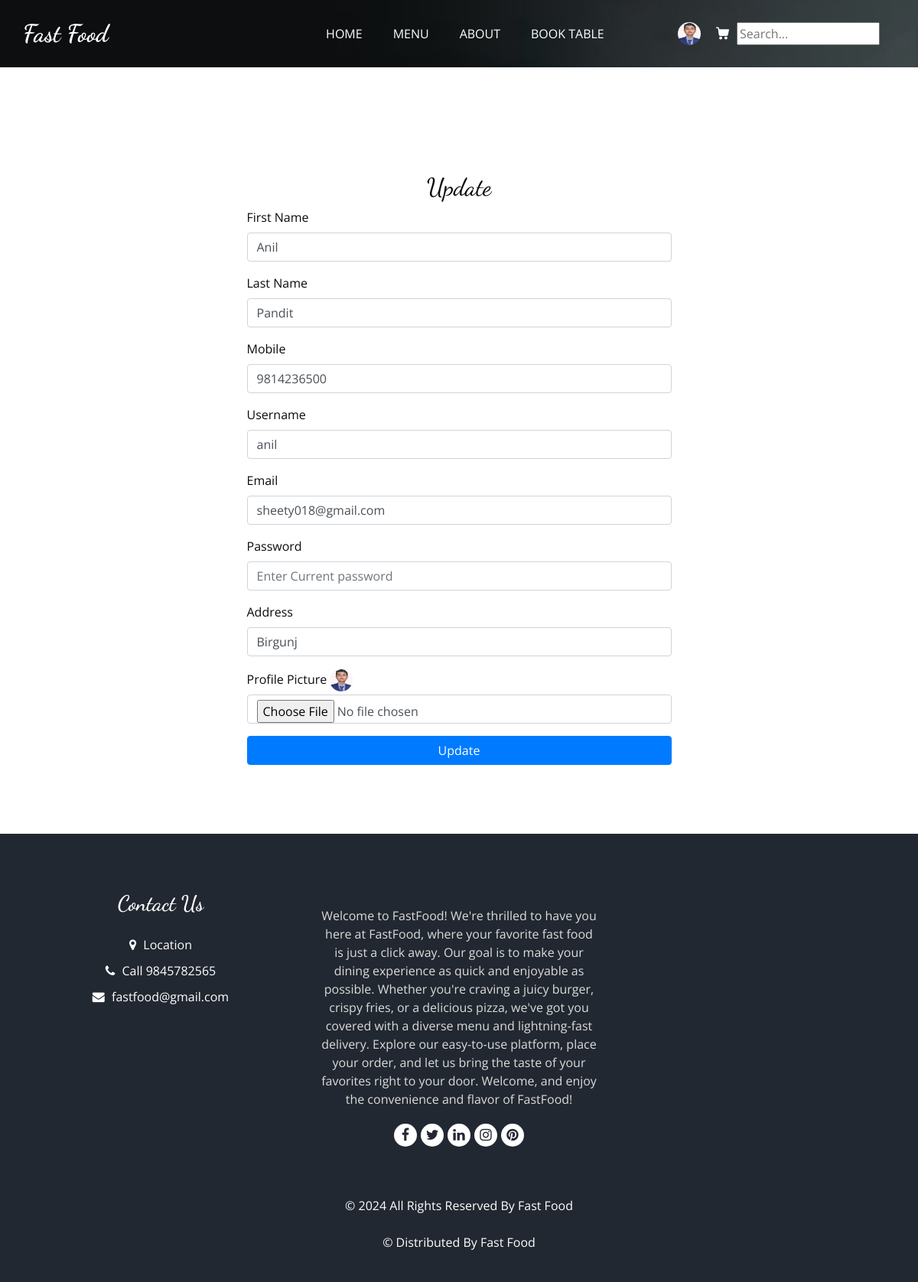
/user/updateprofile (signed in), run on the app's committed database.
### food/models.py (models this page shows, shortened)
class SystemSetting(models.Model):
    name = models.CharField(max_length=150)
    address = models.CharField(max_length=250)
    slogan = models.CharField(max_length=300)
    about = models.TextField(blank=True,null=True)
    email = models.EmailField()
    phone = models.CharField(max_length=15)
    logo = models.ImageField(upload_to='sys')
    location = models.URLField(blank=True,null=True)
    youtube = models.URLField(blank=True,null=True)
    instagram = models.URLField(blank=True,null=True)

### useraccount/models.py (models this page shows, shortened)
class User(AbstractUser):
    address = models.TextField()
    mobile = models.CharField(max_length=15)
    profile = models.ImageField(upload_to='profiles')

### useraccount/views.py (the view, shortened to what this page needs)
# urls.py: path('updateprofile',views.UpdateProfile, name='updatep'),
@login_required(login_url='login')
def UpdateProfile(request):
    return render(request,'user/update.html')

### food/context_processors.py (called while the page is built)
def System(request):
    sys = SystemSetting.objects.first()
    return {'sys':sys}

def OfferView(request):
    offers = Offer.objects.filter(status = True)[:4]
    for off in offers:
        discounted_price = off.food.price * (Decimal(1) - Decimal(off.discount) / Decimal(100))
        off.discounted_price = round(discounted_price, 2)
    return {'offers':offers}

### templates/user/update.html (shortened to what this page needs)
{% extends "master.html" %}
{% load static %}
{% block header %}
{% include "header2.html" %}
{% endblock header %}
{% block content %}
  <section class="food_section layout_padding">
    <div class="container mt-5">
        <div class="row justify-content-center">
            <div class="col-md-6">
                <h2 class="text-center">Update</h2>
                <form method ="POST" enctype="multipart/form-data">
                    <div class="form-group">
                        <label for="username">First Name</label>
                        <input type="text" class="form-control" name="fn" placeholder="Enter First Name" value="{{user.first_name}}">
                    </div>
                    <div class="form-group">
                        <label for="username">Last Name</label>
                        <input type="text" class="form-control" name="ln" placeholder="Enter Last Name" value="{{user.last_name}}">
                    </div>
                    <div class="form-group">
                        <label for="username">Mobile</label>
                        <input type="text" class="form-control" name="mobile" placeholder="Enter Mobile number" value="{{user.mobile}}">
                    </div>
                    <div class="form-group">
                        <label for="username">Username</label>
                        <input type="text" class="form-control" name="un" placeholder="Enter username" value="{{user.username}}">
                    </div>
                    <div class="form-group">
                        <label for="email">Email</label>
                        <input type="email" class="form-control" name="email" placeholder="Enter email" value="{{user.email}}">
                    </div>
                    <div class="form-group">
                        <label for="password">Password</label>
                        <input type="password" class="form-control" name="password" placeholder="Enter Current password">
                    </div>
                    <div class="form-group">
                        <label for="username">Address</label>
                        <input type="text" class="form-control" name="address" placeholder="Enter Address" value="{{user.address}}">
                    </div>
                    <div class="form-group">
                        <label for="username">Profile Picture</label>
                        <a href="{{user.profile.url}}" target ="_blank"><img src="{{user.profile.url}}" height='30px' width='30px' class="rounded-circle" height="100" width="100"></a>
                        <input type="file" class="form-control" name="image" placeholder="Enter pp">
                    </div>
                    <button type="submit" class="btn btn-primary btn-block">Update</button>
                </form>
            </div>
        </div>
    </div>
  </section>
{% endblock content %}

### templates/master.html (shortened to what this page needs)
{% load static %}
<!DOCTYPE html>
<html>
<head>
  <link rel="stylesheet" type="text/css" href="{% static "css/bootstrap.css" %}" />
  <link rel="stylesheet" type="text/css" href="https://cdnjs.cloudflare.com/ajax/libs/OwlCarousel2/2.3.4/assets/owl.carousel.min.css" />
  <link rel="stylesheet" href="https://cdnjs.cloudflare.com/ajax/libs/jquery-nice-select/1.1.0/css/nice-select.min.css" />
  <link href="{% static "css/font-awesome.min.css" %}" rel="stylesheet" />
  <link href="{% static "css/style.css" %}" rel="stylesheet" />
  <link href="{% static "css/responsive.css" %}" rel="stylesheet" />
  <link href="{% static "css/drop.css" %}" rel="stylesheet" />
</head>
<body>
{% block header %}
{% endblock header %}
{% block content %}
{% endblock content %}
  <footer class="footer_section">
    <div class="container">
      <div class="row">
        <div class="col-md-4 footer-col">
          <div class="footer_contact">
            <h4>
              Contact Us
            </h4>
            <div class="contact_link_box">
              <a href="">
                <i class="fa fa-map-marker" aria-hidden="true"></i>
                <span>
                  Location
                </span>
              </a>
              <a href="">
                <i class="fa fa-phone" aria-hidden="true"></i>
                <span>
                  Call {{sys.phone}}
                </span>
              </a>
              <a href="">
                <i class="fa fa-envelope" aria-hidden="true"></i>
                <span>
                  {{sys.email}}
                </span>
              </a>
            </div>
          </div>
        </div>
        <div class="col-md-4 footer-col">
          <div class="footer_detail">
            <p>
              {{sys.about}}
            </p>
            <div class="footer_social">
              <a href="">
                <i class="fa fa-facebook" aria-hidden="true"></i>
              </a>
              <a href="">
                <i class="fa fa-twitter" aria-hidden="true"></i>
              </a>
              <a href="">
                <i class="fa fa-linkedin" aria-hidden="true"></i>
              </a>
              <a href="">
                <i class="fa fa-instagram" aria-hidden="true"></i>
              </a>
              <a href="">
                <i class="fa fa-pinterest" aria-hidden="true"></i>
              </a>
            </div>
          </div>
        </div>
      </div>
      <div class="footer-info">
        <p>
          &copy; <span id="displayYear"></span> All Rights Reserved By
          <a href="">{{sys.name}}</a><br><br>
          &copy;  Distributed By
          <a href="" target="_blank">{{sys.name}}</a>
        </p>
      </div>
    </div>
  </footer>
</body>
</html>

### templates/header2.html (shortened to what this page needs)
{% load static %}
<body class="sub_page">
  <div class="hero_area">
    <div class="bg-box">
      <img src="{% static "images/hero-bg.jpg" %}" alt="">
    </div>
    <header class="header_section">
      <div class="container">
        <nav class="navbar navbar-expand-lg custom_nav-container ">
          <a class="navbar-brand" href="{% url 'home'%}">
            <span>
              {{sys.name}}
            </span>
          </a>
          <div class="collapse navbar-collapse" id="navbarSupportedContent">
            <ul class="navbar-nav  mx-auto ">
              <li class="nav-item">
                <a class="nav-link" href="{% url 'home'%}">Home </a>
              </li>
              <li class="nav-item ">
                <a class="nav-link" href="{% url 'menu'%}">Menu <span class="sr-only">(current)</span> </a>
              </li>
              <li class="nav-item">
                <a class="nav-link" href="{% url 'about'%}">About</a>
              </li>
              <li class="nav-item">
                <a class="nav-link" href="{% url 'restaurant'%}">Book Table</a>
              </li>
            </ul>
            <div class="user_option">
              <div class="user-menu">
                <a href="#" class="user_link">
                  {% if user.is_authenticated %}
                    {% if user.profile and user.profile.url %}
                      <img src="{{ user.profile.url }}" height="30px" width="30px" class="rounded-circle" height="100" width="100">
                    {% else %}
                      <i class="fa fa-user" aria-hidden="true"></i>
                    {% endif %}
                    {% else %}
                  <i class="fa fa-user" aria-hidden="true"></i>
                  {% endif %}
              </div>
              {% if user.is_authenticated %}
              <a class="cart_link" href="{% url 'order' %}">
              </a>
              {% endif %}
              <form class="form-inline" method="GET" action="{% url 'menu' %}">
                <input type="text" name="search" value="{{ search }}" placeholder="Search...">
              </form>
            </div>
          </div>
        </nav>
      </div>
    </header>
  </div>

### static/css/style.css (style rules this page uses)
body { font-family: "Open Sans", sans-serif; color: #0c0c0c; background-color: #ffffff; overflow-x: hidden; }
.layout_padding { padding: 90px 0; }
h1, h2 { font-family: 'Dancing Script', cursive; }
a, a:hover, a:focus { text-decoration: none; }
.btn, .btn:focus { outline: none !important; -webkit-box-shadow: none; box-shadow: none; }
.hero_area { position: relative; min-height: 100vh; display: -webkit-box; display: -ms-flexbox; display: flex; -webkit-box-orient: vertical; -webkit-box-direction: normal; -ms-flex-direction: column; flex-direction: column; }
.bg-box { position: absolute; top: 0; left: 0; width: 100%; height: 100%; }
.bg-box img { width: 100%; height: 100%; -o-object-fit: cover; object-fit: cover; }
.sub_page .hero_area { min-height: auto; }
.sub_page .hero_area .bg-box { position: absolute; top: 0; left: 0; width: 100%; height: 100%; }
.sub_page .hero_area .bg-box img { width: 100%; height: 100%; -o-object-fit: cover; object-fit: cover; -o-object-position: right top; object-position: right top; }
.header_section { padding: 15px 0; }
.navbar-brand { font-family: 'Dancing Script', cursive; }
.navbar-brand span { font-weight: bold; font-size: 32px; color: #ffffff; }
.custom_nav-container { padding: 0; }
.custom_nav-container .navbar-nav { padding-left: 18%; }
.custom_nav-container .navbar-nav .nav-item .nav-link { padding: 5px 20px; color: #ffffff; text-align: center; text-transform: uppercase; border-radius: 5px; -webkit-transition: all 0.3s; transition: all 0.3s; }
.user_option { display: -webkit-box; display: -ms-flexbox; display: flex; -webkit-box-align: center; -ms-flex-align: center; align-items: center; }
.user_option a { margin: 0 10px; }
.user_option .user_link { color: #ffffff; }
.user_option .cart_link { display: -webkit-box; display: -ms-flexbox; display: flex; -webkit-box-pack: center; -ms-flex-pack: center; justify-content: center; -webkit-box-align: center; -ms-flex-align: center; align-items: center; }
.user_option .cart_link svg { width: 17px; height: auto; fill: #ffffff; margin-bottom: 2px; }
.footer_section { background-color: #222831; color: #ffffff; padding: 75px 0 40px 0; text-align: center; }
.footer_section h4 { font-size: 28px; }
.footer_section h4, .footer_section .footer-logo { font-weight: 600; margin-bottom: 20px; font-family: 'Dancing Script', cursive; }
.footer_section p { color: #dbdbdb; }
.footer_section .footer-col { margin-bottom: 30px; }
.footer_section .footer_contact .contact_link_box { display: -webkit-box; display: -ms-flexbox; display: flex; -webkit-box-orient: vertical; -webkit-box-direction: normal; -ms-flex-direction: column; flex-direction: column; }
.footer_section .footer_contact .contact_link_box a { margin: 5px 0; color: #ffffff; }
.footer_section .footer_contact .contact_link_box a i { margin-right: 5px; }
.footer_section .footer_social { display: -webkit-box; display: -ms-flexbox; display: flex; -webkit-box-pack: center; -ms-flex-pack: center; justify-content: center; margin-top: 20px; margin-bottom: 10px; }
.footer_section .footer_social a { display: -webkit-box; display: -ms-flexbox; display: flex; -webkit-box-pack: center; -ms-flex-pack: center; justify-content: center; -webkit-box-align: center; -ms-flex-align: center; align-items: center; color: #222831; width: 30px; height: 30px; border-radius: 100%; background-color: #ffffff; border-radius: 100%; margin: 0 2.5px; font-size: 18px; }
.footer_section .footer-info { text-align: center; margin-top: 25px; }
.footer_section .footer-info p { color: #ffffff; margin: 0; }
.footer_section .footer-info p a { color: inherit; }

### static/css/responsive.css (style rules this page uses)
@media (min-width: 1200px) { .container { max-width: 1170px; } }

### static/css/drop.css (style rules this page uses)
.user-menu { position: relative; display: inline-block; }
.dropdown-content a { color: black; padding: 12px 16px; text-decoration: none; display: block; }

### data on the page
SystemSetting: name "Fast Food", phone "9845782565", email "fastfood@gmail.com", about "Welcome to FastFood! We're thrilled to have you here at FastFood, where your favorite fast food is just a click away. Our goal is to make your dining experience as quick and enjoyable as possible. Whether you're craving a juicy burger, crispy fries, or a delicious pizza, we've got you covered with a diverse menu and lightning-fast delivery. Explore our easy-to-use platform, place your order, and let us bring the taste of your favorites right to your door. Welcome, and enjoy the convenience and flavor of FastFood!"
User: profile (picture), fn "Anil", ln "Pandit", mobile "9814236500", un "anil", email "sheety018@gmail.com", address "Birgunj"
